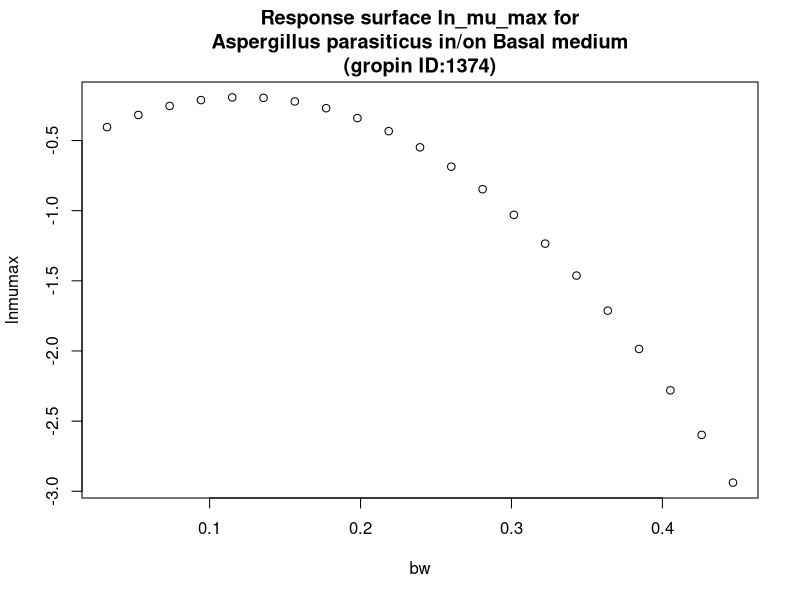

Generate this figure with R:
#############################
# start of Parameter script
#############################
bw <- seq(0.032032,0.446753246753247,length.out=21)
#############################
# end of Parameter script
#############################
############################# 
# start of Model script Gropin ID 1374 
#############################
 
# constant coefficients for this model
 
variables <- data.frame(bw)
argumentsPar <- unique.data.frame(expand.grid(variables))
 
# heart of the model
response_surface <- function(bw) {
   mumax <-(-0.5825+6.392*bw-26.11*bw^2)

	return(mumax=mumax)
} 

# output parameters
responseSurface <- cbind(argumentsPar,response_surface(argumentsPar['bw']))
colnames(responseSurface) <- c(colnames(argumentsPar),'lnmumax')
#############################
# End of Model script
#############################
############################# 
# start of Visualisation script Gropin ID 1374 
#############################
titleText <-'Response surface ln_mu_max for
Aspergillus parasiticus in/on Basal medium
(gropin ID:1374)'
plot(bw,responseSurface$'lnmumax',xlab='bw',
                          ylab='lnmumax',main=titleText)
#############################
# End of Visualisation script
#############################
